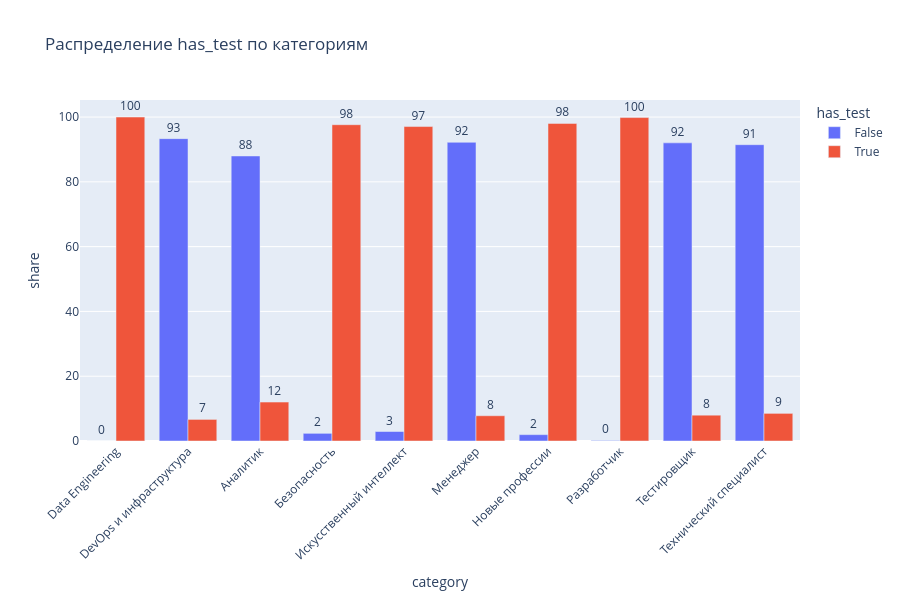

Source (notebook cell):
### Code cell
plot_distribution(dataset, 'has_test', 'True')

### Figure 1 — Plotly figure (JSON) as saved in the notebook; plotly's stock layout.template omitted (floating-point values rounded to 4 significant figures)
{"data": [{"alignmentgroup": "True", "hovertemplate": "has_test=False<br>category=%{x}<br>share=%{y}<extra></extra>", "legendgroup": "False", "marker": {"color": "#636efa", "pattern": {"shape": ""}}, "name": "False", "offsetgroup": "False", "orientation": "v", "showlegend": true, "textposition": "outside", "texttemplate": "%{y:.0f}", "type": "bar", "x": ["Data Engineering", "DevOps и инфраструктура", "Аналитик", "Безопасность", "Искусственный интеллект", "Менеджер", "Новые профессии", "Разработчик", "Тестировщик", "Технический специалист"], "xaxis": "x", "y": [0.0, 93.34, 87.99, 2.365, 2.932, 92.2, 1.961, 0.1588, 92.03, 91.47], "yaxis": "y"}, {"alignmentgroup": "True", "hovertemplate": "has_test=True<br>category=%{x}<br>share=%{y}<extra></extra>", "legendgroup": "True", "marker": {"color": "#EF553B", "pattern": {"shape": ""}}, "name": "True", "offsetgroup": "True", "orientation": "v", "showlegend": true, "textposition": "outside", "texttemplate": "%{y:.0f}", "type": "bar", "x": ["Data Engineering", "DevOps и инфраструктура", "Аналитик", "Безопасность", "Искусственный интеллект", "Менеджер", "Новые профессии", "Разработчик", "Тестировщик", "Технический специалист"], "xaxis": "x", "y": [100.0, 6.664, 12.01, 97.64, 97.07, 7.797, 98.04, 99.84, 7.966, 8.528], "yaxis": "y"}], "layout": {"barmode": "group", "height": 600, "legend": {"title": {"text": "has_test"}, "tracegroupgap": 0}, "title": {"text": "Распределение has_test по категориям"}, "xaxis": {"anchor": "y", "domain": [0, 1], "tickangle": -45, "title": {"text": "category"}}, "yaxis": {"anchor": "x", "domain": [0, 1], "title": {"text": "share"}}}}
